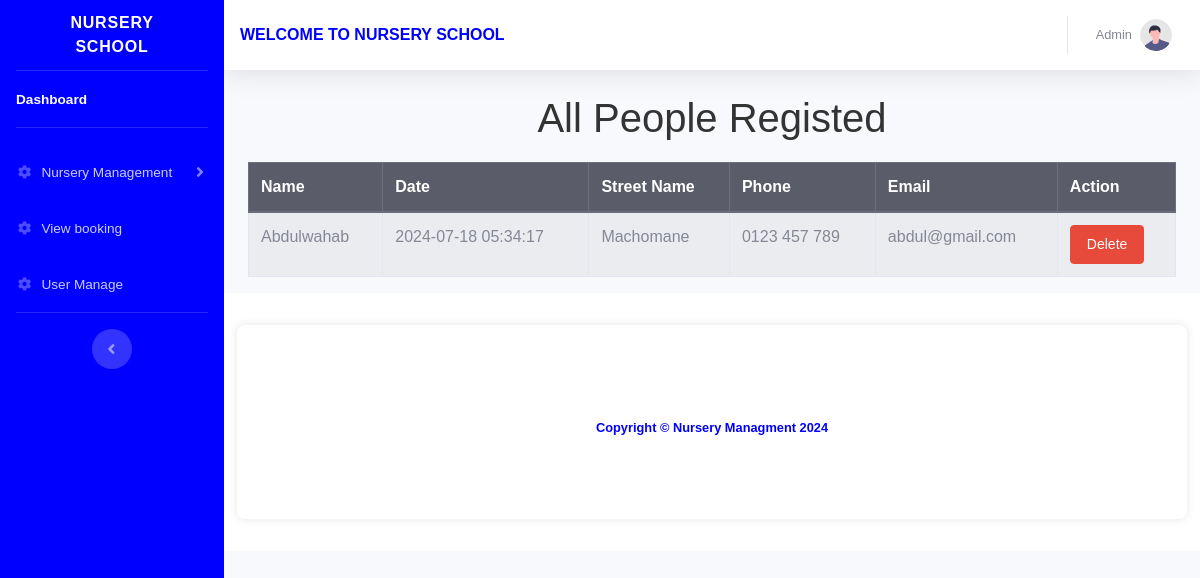
Before: /Pages/user_manage.php (signed in) with the older database file.
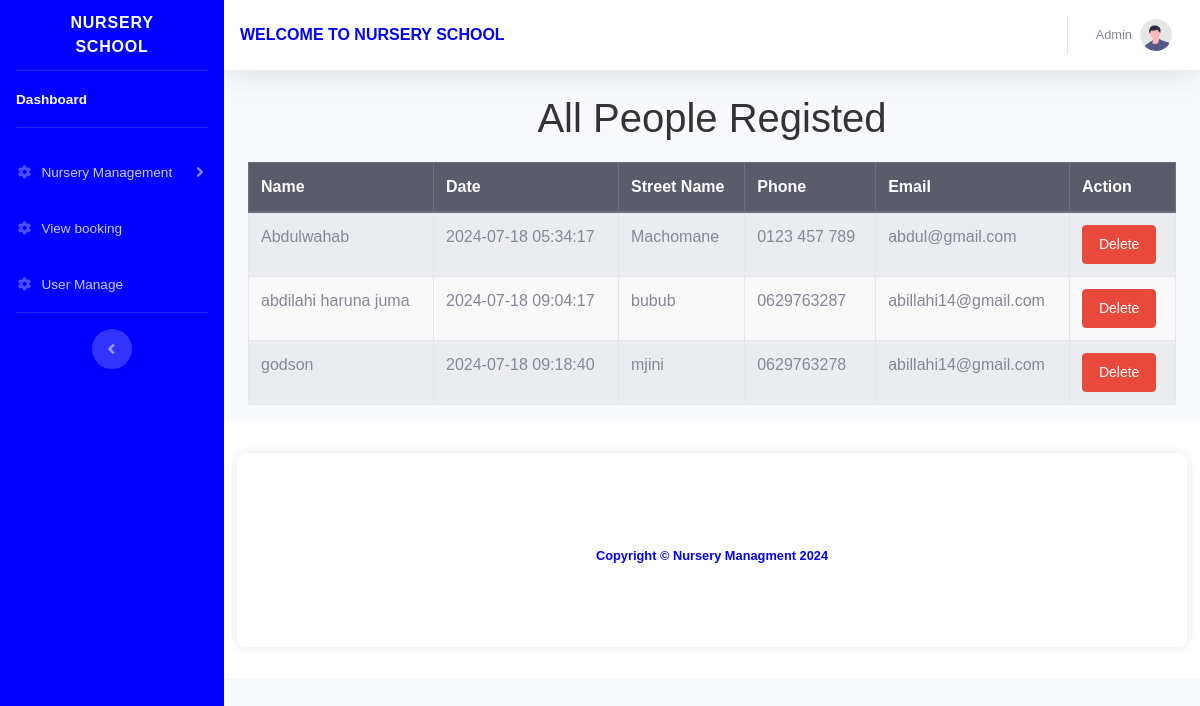
After: the same page with the newer database file.
### tables this page shows
CREATE TABLE `user` (
  `user_id` int(11) NOT NULL,
  `full_name` varchar(50) NOT NULL,
  `date` timestamp NOT NULL DEFAULT current_timestamp() ON UPDATE current_timestamp(),
  `street_name` varchar(100) NOT NULL,
  `phone` varchar(100) NOT NULL,
  `email` varchar(100) NOT NULL,
  `role` int(11) NOT NULL,
  `password` varchar(255) NOT NULL
);

### assets/handler/fetch-all-users.php (the view, shortened to what this page needs)
<?php
require_once ('connection.php');
$query = "SELECT user_id, full_name, date, street_name, phone, email FROM user WHERE role = 2";
$result = $conn->query($query);
if ($result->num_rows > 0) {
    echo '
    <table class="table table-striped table-bordered">
        <thead class="thead-dark">
            <tr>
                <th>Name</th>
                <th>Date</th>
                <th>Street Name</th>
                <th>Phone</th>
                <th>Email</th>
                <th>Action</th>
            </tr>
        </thead>
        <tbody>';
    while ($row = $result->fetch_assoc()) {
        echo '
        <tr>
            <td>' . htmlspecialchars($row['full_name']) . '</td>
            <td>' . htmlspecialchars($row['date']) . '</td>
            <td>' . htmlspecialchars($row['street_name']) . '</td>
            <td>' . htmlspecialchars($row['phone']) . '</td>
            <td>' . htmlspecialchars($row['email']) . '</td>
            <td>
                <button type="button" class="btn btn-danger bg-danger btn-sm" data-toggle="modal" data-target="#modal_' . htmlspecialchars($row['user_id']) . '">Delete</button>
            </td>
        </tr>';
    }
    echo '
        </tbody>
    </table>';
} else {
    echo '<div class="alert alert-info" role="alert">No users found.</div>';
}
?>

Changed rows visible on the page:
added user: full_name "abdilahi haruna juma", date "2024-07-18 09:04:17", street_name "bubub", phone "0629763287", email "abillahi14@gmail.com"
added user: full_name "godson", date "2024-07-18 09:18:40", street_name "mjini", phone "0629763278", email "abillahi14@gmail.com"
